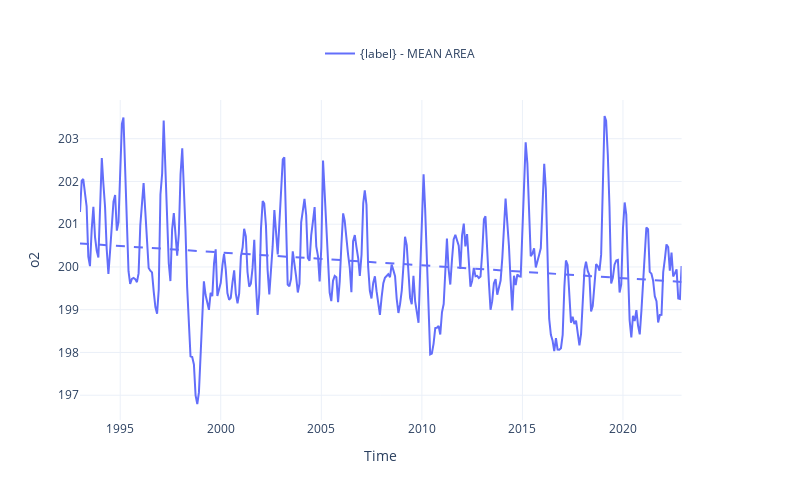

Write notebook code for a chart like this one.
### Code cell
fig = plot_timeseries_interactive(dict_plot, trendline=True, scatter_dict = None);

### Figure 1 — Plotly figure (JSON) as saved in the notebook; plotly's stock layout.template omitted (floating-point values rounded to 4 significant figures; data arrays with more than 128 entries replaced by an {"elided": "..."} marker saying what was removed)
{"data": [{"line": {"color": "#636EFA"}, "name": "{label} - MEAN AREA", "type": "scatter", "x": {"elided": "360 str values"}, "xaxis": "x", "y": {"elided": "360 float values"}, "yaxis": "y"}, {"line": {"color": "#636EFA", "dash": "dash"}, "mode": "lines", "name": "{label} - MEAN AREA (Trend)", "showlegend": false, "type": "scatter", "x": {"elided": "360 str values"}, "xaxis": "x", "y": {"elided": "360 float values"}, "yaxis": "y"}], "layout": {"height": 500, "legend": {"font": {"size": 12}, "orientation": "h", "x": 0.5, "xanchor": "center", "y": 1.1, "yanchor": "bottom"}, "title": {"text": " "}, "width": 800, "xaxis": {"anchor": "y", "domain": [0, 0.94], "title": {"text": "Time"}}, "yaxis": {"anchor": "x", "domain": [0, 1], "title": {"text": "o2"}}, "yaxis2": {"anchor": "x", "overlaying": "y", "side": "right"}}}
